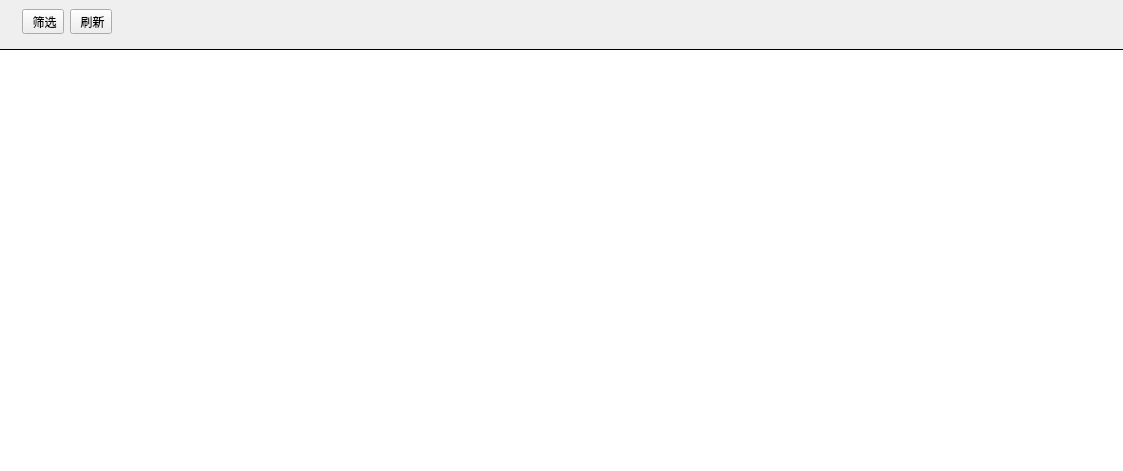
<?xml version="1.0" encoding="UTF-8"?>
<ui version="4.0">
 <class>HistoryPage</class>
 <widget class="QWidget" name="HistoryPage">
  <property name="geometry">
   <rect>
    <x>0</x>
    <y>0</y>
    <width>1123</width>
    <height>471</height>
   </rect>
  </property>
  <property name="windowTitle">
   <string>Form</string>
  </property>
  <property name="styleSheet">
   <string notr="true">QTableView{
border-style:solid;
border-width:1px 0 0 0;
}</string>
  </property>
  <layout class="QVBoxLayout" name="verticalLayout_2">
   <property name="margin">
    <number>0</number>
   </property>
   <item>
    <widget class="QWidget" name="toolBar" native="true">
     <layout class="QHBoxLayout" name="horizontalLayout_5">
      <item>
       <widget class="QLabel" name="searchLabel">
        <property name="text">
         <string/>
        </property>
        <property name="pixmap">
         <pixmap resource="itrac.qrc">:/res/search.png</pixmap>
        </property>
       </widget>
      </item>
      <item>
       <widget class="QToolButton" name="filterButton">
        <property name="text">
         <string> 筛选</string>
        </property>
        <property name="icon">
         <iconset resource="itrac.qrc">
          <normaloff>:/res/filter.png</normaloff>:/res/filter.png</iconset>
        </property>
        <property name="checkable">
         <bool>true</bool>
        </property>
        <property name="toolButtonStyle">
         <enum>Qt::ToolButtonTextBesideIcon</enum>
        </property>
       </widget>
      </item>
      <item>
       <widget class="QToolButton" name="refreshButton">
        <property name="text">
         <string> 刷新</string>
        </property>
        <property name="icon">
         <iconset resource="itrac.qrc">
          <normaloff>:/res/refresh.png</normaloff>:/res/refresh.png</iconset>
        </property>
        <property name="toolButtonStyle">
         <enum>Qt::ToolButtonTextBesideIcon</enum>
        </property>
       </widget>
      </item>
      <item>
       <spacer name="horizontalSpacer_5">
        <property name="orientation">
         <enum>Qt::Horizontal</enum>
        </property>
        <property name="sizeHint" stdset="0">
         <size>
          <width>40</width>
          <height>20</height>
         </size>
        </property>
       </spacer>
      </item>
     </layout>
    </widget>
   </item>
   <item>
    <widget class="QTableView" name="historyView"/>
   </item>
  </layout>
  <zorder>historyView</zorder>
  <zorder>toolBar</zorder>
 </widget>
 <resources>
  <include location="itrac.qrc"/>
 </resources>
 <connections/>
</ui>
